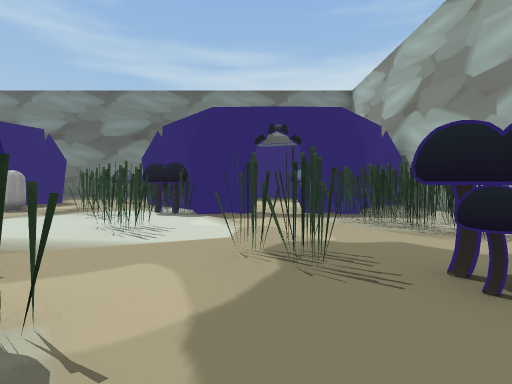
[1] (above)

24 first-person views from a walk through a Unity game level. The camera is 1.4 m above the floor, tilts 2° down and sees 85° across. The floor is counted in squares, 2 m on a side. Each view is taken from the middle of a square. On the plan, view 1 faces up. The plan holds only what a view shows up to about 9 squares ahead; the rest is blank. The player character is not drawn. Some surface patterns are stand-ins.

[2]
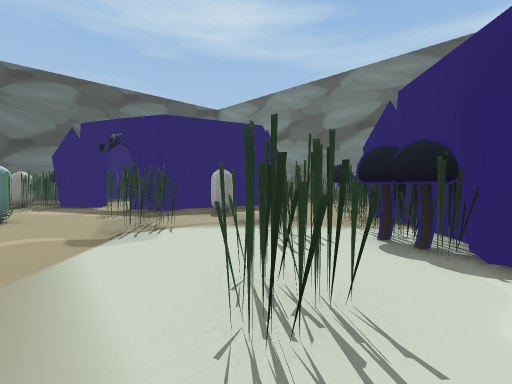

[3]
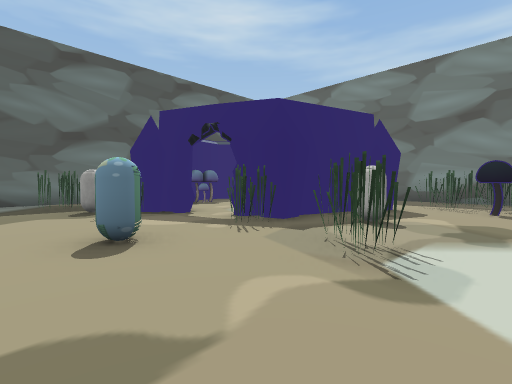

[4]
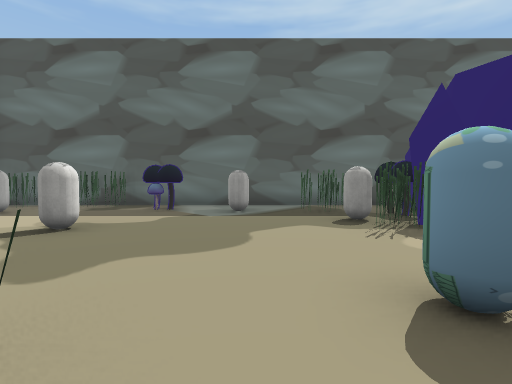

[5]
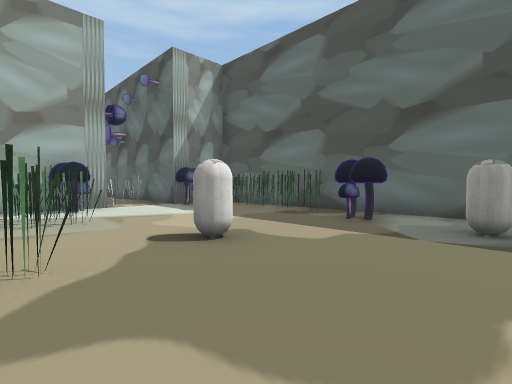

[6]
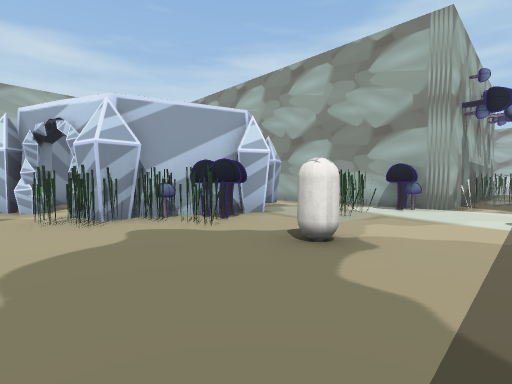

[7]
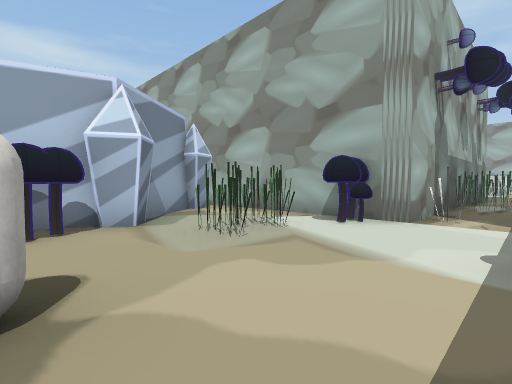

[8]
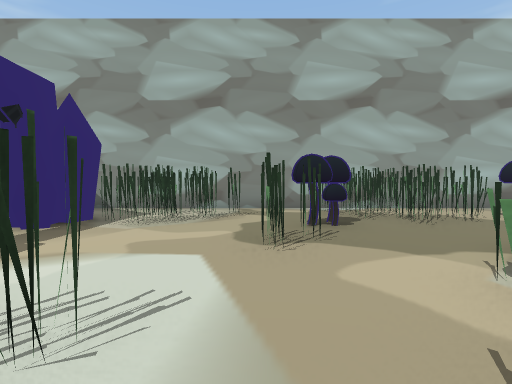

[9]
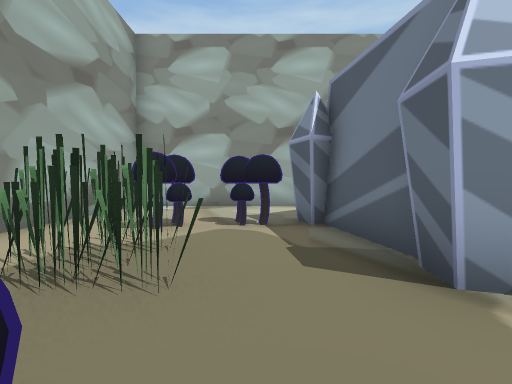

[10]
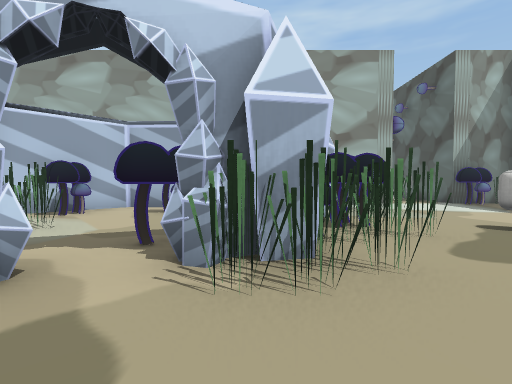

[11]
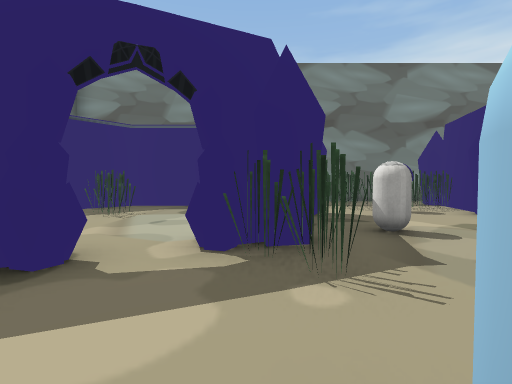

[12]
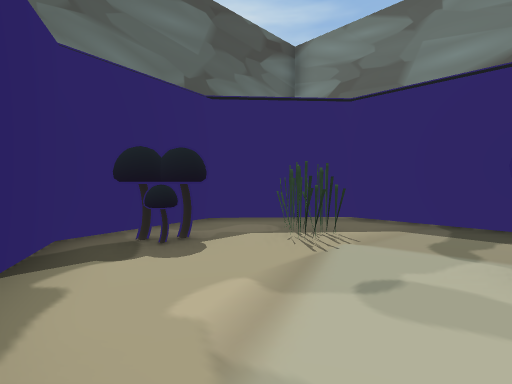

[13]
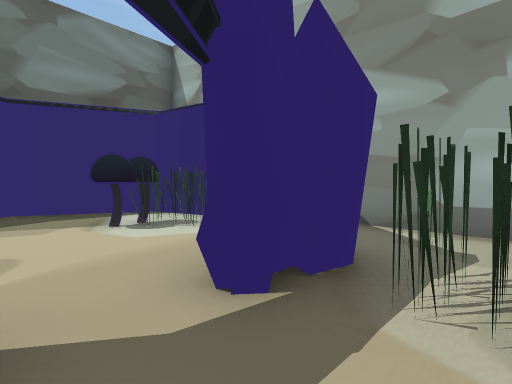

[14]
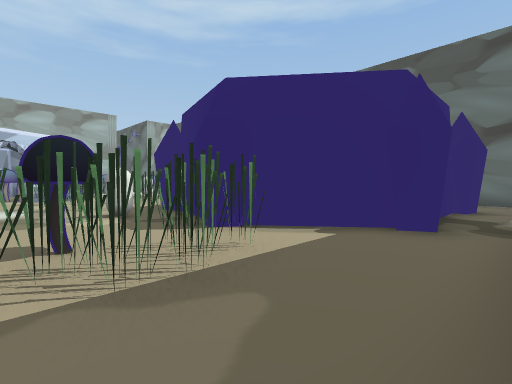

[15]
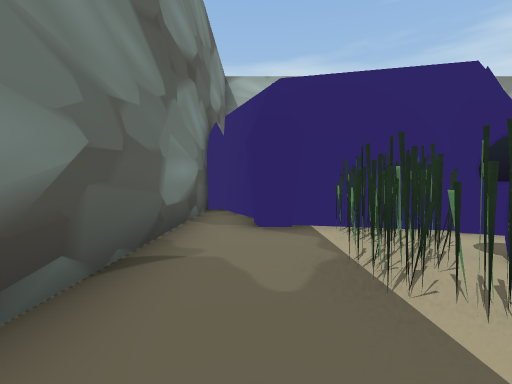

[16]
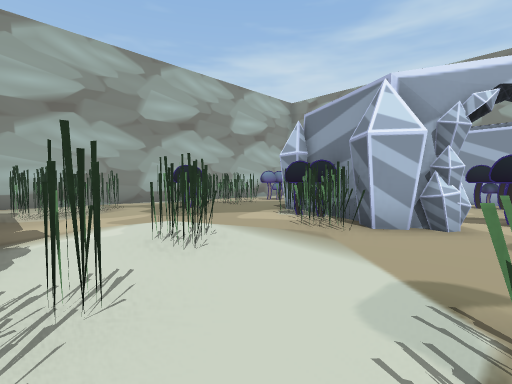

[17]
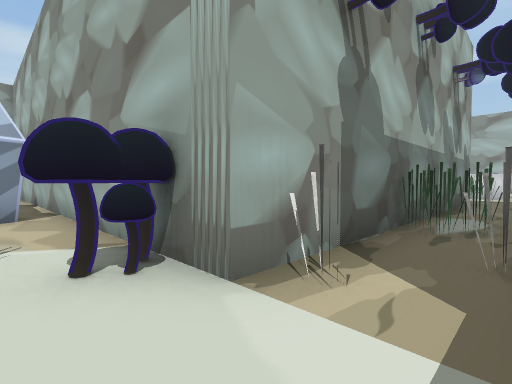

[18]
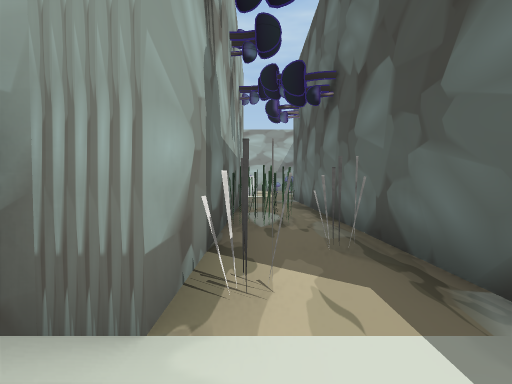

[19]
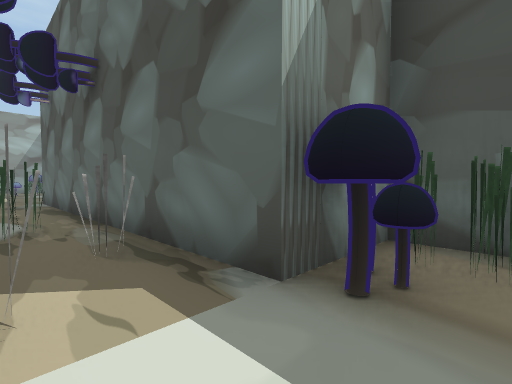

[20]
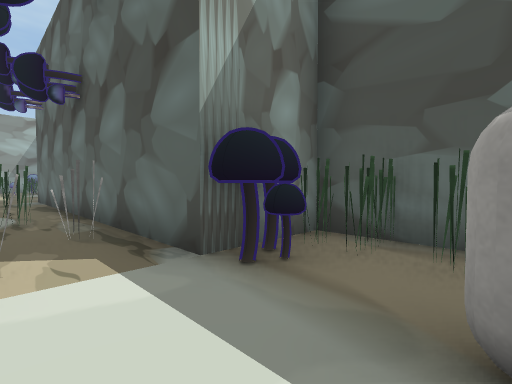

[21]
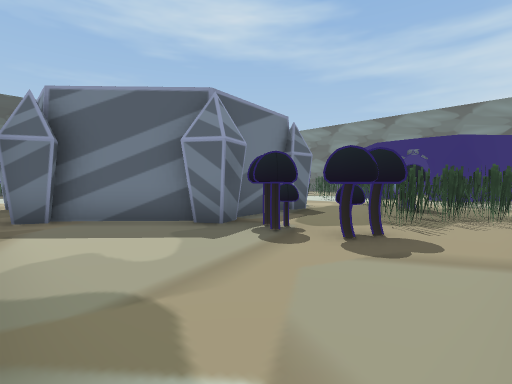

[22]
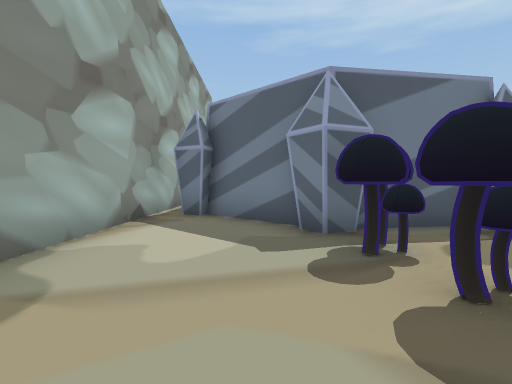

[23]
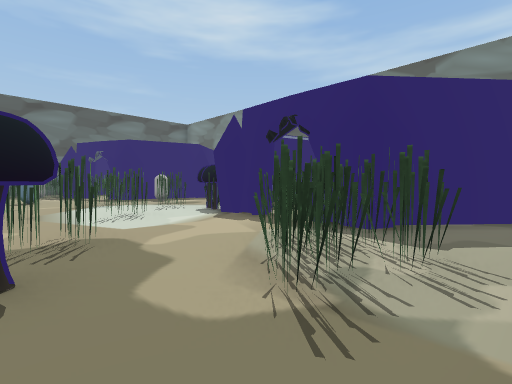

[24]
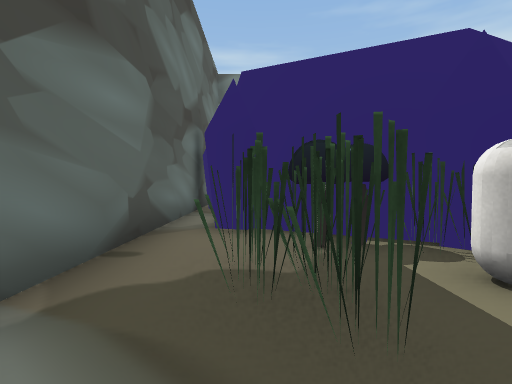

### Floor plan
Points are (right, up) in squares from view 1. A wall is a line through its corners. A room is listed if a view was taken in it or the views show most of it. See-through windows are left out.
Room 1 (views 1, 2, 3, 4, 5, 6, 7, 8, 9, 10, 11, 12, 13, 14, 15, 16, 17, 18, 19, 20, 21, 22, 23, 24)
walls: (-4.4, 0.9) (-4.1, 1.4) (-3.7, 1.3); (-6.1, 0.3) (-5.6, 0.5); (-4.3, 0.9) (-4.1, 1.4); (-3.1, 1.7) (-2.8, 1.3); (-6.6, -0.2) (-6.6, 0.5) (-5.9, 0.7); (-6.6, -1.1) (-6.3, -0.1); (-7.4, 7.5) (-7.6, 6.8); (-7.1, -2.5) (-6.8, -1.4); (-11.3, 5.4) (-13.1, 6.3); (-1.8, 7.3) (-2.9, 8.6); (-3, 8.3) (-3.4, 8.7) (-3.1, 9.3); (-0.6, 6.2) (-1.3, 6) (-1.5, 6.6); (-7, -3.2) (-7.5, -2.8) (-7.2, -2.2); (-0.5, -0.5) (-0.2, -2.7); (-3, 9.1) (-2.4, 11.5); (-13, 6) (-13.7, 6.2); (-5.5, -5) (-6.8, -3.3); (0.1, -2.4) (0.3, -3.1) (-0.3, -3.4); (-0.7, -3.5) (-2.1, -5); (1.8, 6.4) (1.4, 6.4); (-8.5, 11.4) (-7.4, 10); (-2.7, 11.3) (-2.7, 12) (-2, 12.1); (-9.4, 11.3) (-11.6, 11.3) (-13.5, 9.2) (-13, 6.7) (-11.8, 6.1); (-1.8, -5.1) (-2.1, -5.8); (2.5, 6.7) (2.3, 6) (1.7, 6.1); (-8.5, 12.1) (-8.2, 11.5); (-9.4, -6.2) (4.2, -6.2); (-1.5, 12) (0.3, 12.9); (-14.5, 9.4) (-14.5, -6.2) (-13.9, -6.2); (3.6, 8.2) (2.3, 6.8); (-10.5, -7.4) (-10.5, -6.4); (-12.5, -6.4) (-12.5, -7.4); (0.3, 13.2) (-5.8, 13.2); (4.5, -5.4) (4.5, 9)
ways out: opening at (-9, 13)
objects: other object (-14, -5); other object (-14, -4); other object (-14, -3); other object (-14, -2); other object (-13, -6); other object (-13, -1) to (-13, 0); capsule (-13, 1); other object (-13, 4); other object (-13, 9); capsule (-12, -4); other object (-12, 5); other object (-12, 8); other object (-11, 4) to (-11, 5); other object (-11, 9); other object (-10, -6); capsule (-10, -1); capsule (-10, 4); other object (-10, 5); other object (-9, -4); other object (-9, -3); other object (-9, 9); other object (-9, 11); mushroom (-8, -2); other object (-8, -1); other object (-8, 6); other object (-7, 1); other object (-7, 3); other object (-7, 7) to (-7, 10); other object (-6, 1); capsule (-6, 7); other object (-6, 11); other object (-5, 5); mushroom (-5, 10); other object (-5, 11); other object (-4, 10); other object (-3, 6); other object (-3, 7); other object (-3, 11); other object (-2, 2); other object (-2, 4); other object (-2, 6); other object (-1, 1); other object (0, 3); other object (1, -3) to (2, -3); other object (2, -2) to (3, -2); other object (2, -1); other object (2, 0); other object (2, 2); other object (2, 5); other object (3, 0); other object (3, 1); other object (3, 4); other object (3, 5)

Where each view was taken, in squares from view 1:
view 1: 0 up, 0 right, facing up
view 2: 3 up, 1 left, facing up-left
view 3: 2 up, 4 left, facing up-left
view 4: 2 up, 6 left, facing left
view 5: 2 up, 8 left, facing down-left
view 6: 2 up, 12 left, facing down-right
view 7: 1 down, 12 left, facing down-right
view 8: 3 up, 3 left, facing right
view 9: 2 up, 1 right, facing down
view 10: 3 up, 6 left, facing down
view 11: 3 up, 8 left, facing up
view 12: 6 up, 9 left, facing up-left
view 13: 5 up, 0 right, facing up-right
view 14: 13 up, 4 left, facing down-left
view 15: 12 up, 7 left, facing right
view 16: 6 up, 5 left, facing down-right
view 17: 5 down, 12 left, facing down-right
view 18: 5 down, 11 left, facing down
view 19: 5 down, 11 left, facing down-left
view 20: 4 down, 11 left, facing down-left
view 21: 6 down, 4 right, facing up-left
view 22: 4 down, 4 right, facing left
view 23: 2 up, 4 right, facing up-left
view 24: 2 up, 13 left, facing up
